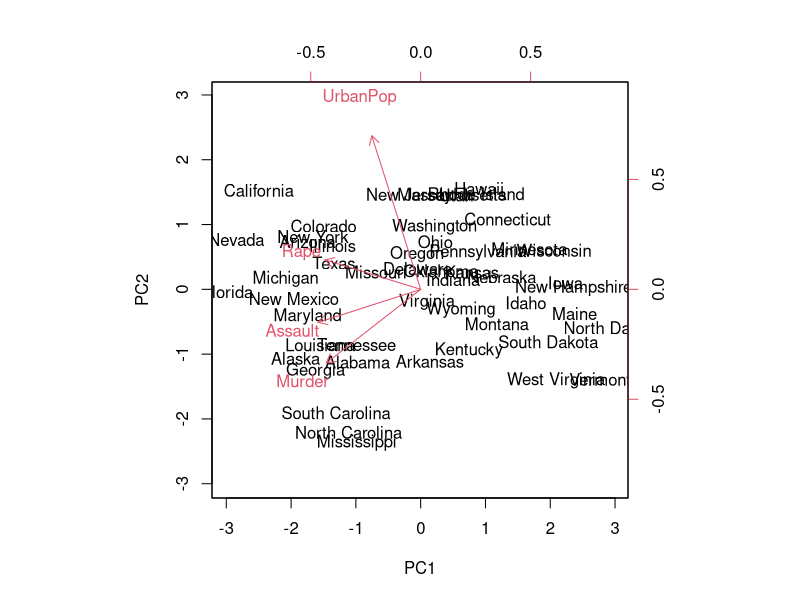
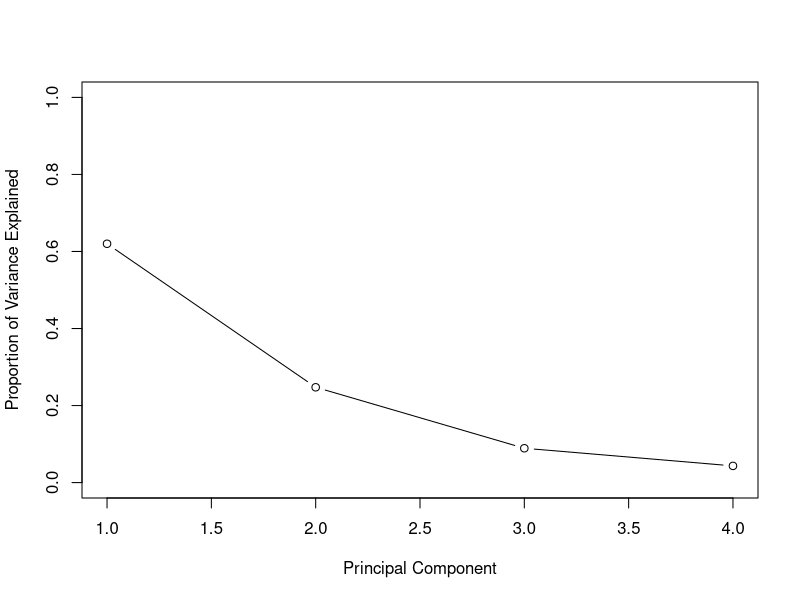
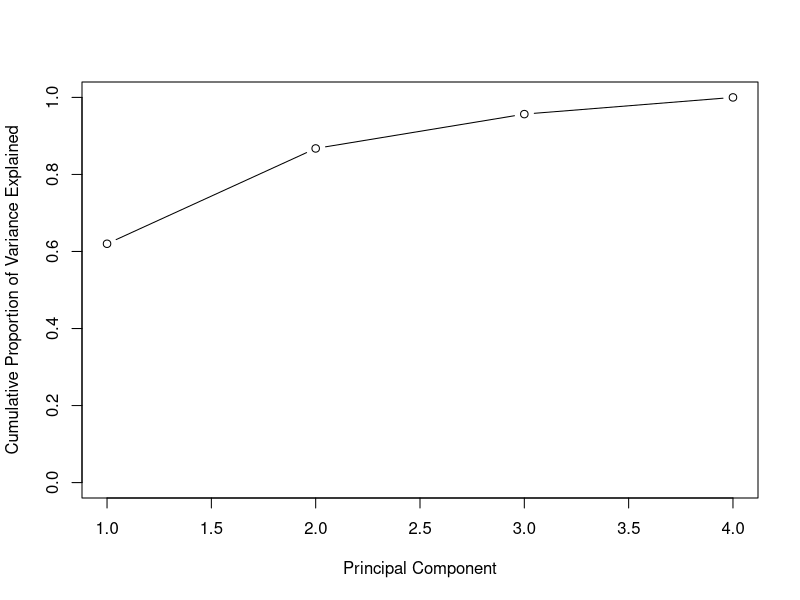

Reproduce these figures in R, in order.
## ---- chunk 1
states<-row.names(USArrests)
states[1:10]
names(USArrests)
## ---- chunk 2
# mean
print(apply(USArrests,2,mean))
# variance
print(apply(USArrests,2,var))
## ---- chunk 3
pr.arrest<-prcomp(USArrests,scale=TRUE)
## ---- chunk 4
pr.arrest$center
## ---- chunk 5
pr.arrest$scale
## ---- chunk 6
pr.arrest$rotation
## ---- chunk 7
biplot(pr.arrest,scale=FALSE)
## ---- chunk 8
# standard deviation
pr.arrest$sdev
# variance
pr.arrest$sdev^2
# proportion of variance explained
pr.arrest.var<-pr.arrest$sdev^2
pve<-pr.arrest.var/sum(pr.arrest.var)
pve
## ---- chunk 9
plot(pve,xlab="Principal Component", ylab="Proportion of Variance Explained", type="b",ylim=c(0,1))
## ---- chunk 10
plot(cumsum(pve),xlab="Principal Component", ylab="Cumulative Proportion of Variance Explained", type="b",ylim=c(0,1))
